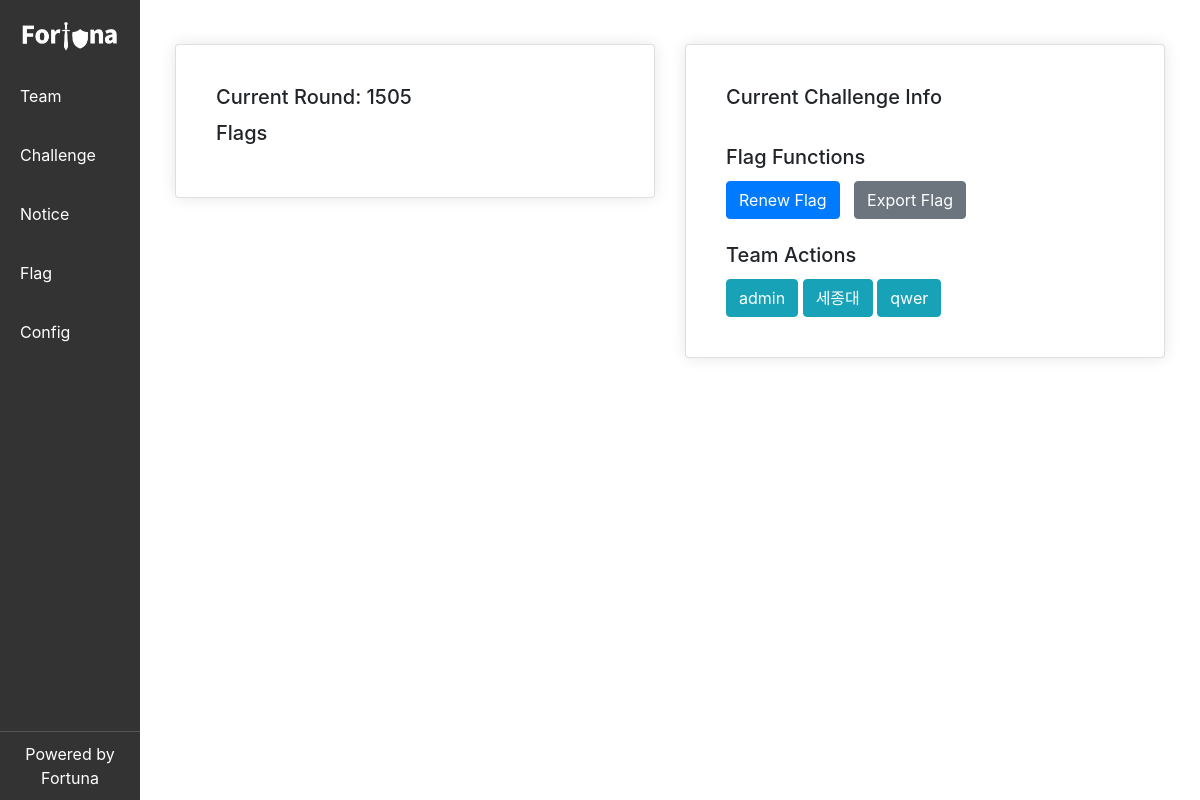
Before: /manage/flag/ with the older database file.
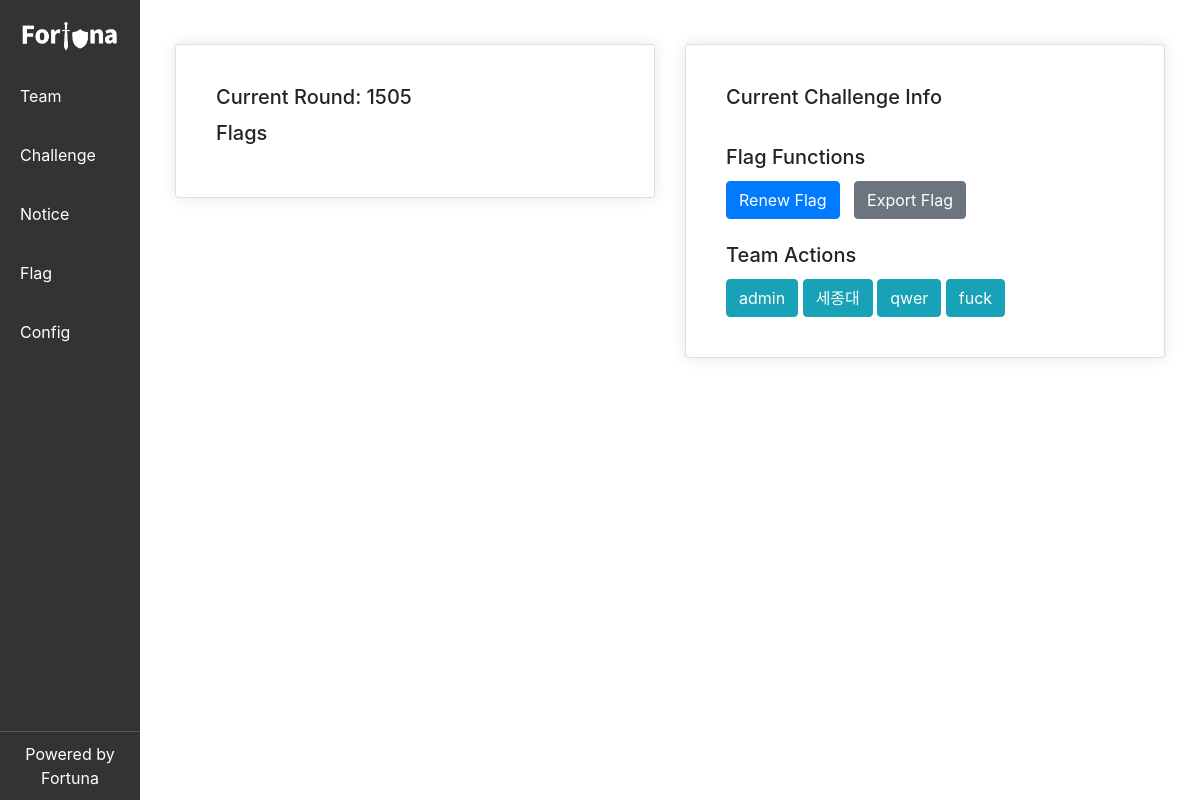
After: the same page with the newer database file.
### account/models.py (models this page shows, shortened)
class Team(AbstractBaseUser, PermissionsMixin):
    created_at = models.DateTimeField(auto_now_add=True)
    name = models.CharField(max_length=255, unique=True)
    logo = models.CharField(max_length=255, null=True, blank=True)
    score = models.FloatField(null=True, blank=True)
    team_id = models.PositiveIntegerField(unique=True, null=True, blank=True)
    token = models.CharField(max_length=255, null=True, blank=True)
    is_staff = models.BooleanField(default=False)
    objects = CustomUserManager()
    USERNAME_FIELD = 'name'
    REQUIRED_FIELDS = []

### flag/views.py (the view, shortened to what this page needs)
# urls.py: path('flag/', flag.flag_view, name='flag'),
def flag_view(request):
    auth_info = AuthInfo.objects.all()  # 모든 AuthInfo 인스턴스를 가져옵니다.
    round = get_round_info()  # 현재 라운드 정보를 가져옵니다.
    round_info = AuthInfo.objects.filter(round=round)  # 현재 라운드의 AuthInfo 인스턴스를 가져옵니다.
    action_tries = ActionTry.objects.filter(round=round)
    teams = Team.objects.all()  # 모든 Team 인스턴스를 가져옵니다.
    round_info_with_gamebox = []
    return render(request, 'flag/flag.html', {
        'auth_info': auth_info,
        'round_info': round_info_with_gamebox,
        'round': round,
        'action_tries': action_tries,
        'teams': teams,
    })

### flag/views.py (called while the page is built)
def get_round_info():
    try:
        config = Config.objects.latest('created_at')
        now = timezone.localtime()
        elapsed_time = now - timezone.localtime(config.starttime)
        total_minutes = int(elapsed_time.total_seconds() // 60)
        current_round = total_minutes // config.round_time
        return current_round
    except Config.DoesNotExist:
        return 1  # Config가 없는 경우 기본값으로 1 반환

### templates/flag/flag.html (shortened to what this page needs)
{% extends 'manage/base.html' %}
{% block extra_css %}
<link href="https://stackpath.bootstrapcdn.com/bootstrap/4.5.2/css/bootstrap.min.css" rel="stylesheet">
{% endblock extra_css %}
{% block content %}
<div class="container-fluid mt-4">
    <div class="row">
        <div class="col-md-6">
            <div class="card">
                <div class="card-body">
                    <h5 class="card-title">Current Round: {{ round }}</h5>
                    <h5 class="card-title">Flags</h5>
                </div>
            </div>
        </div>
        <div class="col-md-6">
            <div class="card">
                <div class="card-body">
                    <h5 class="card-title">Current Challenge Info</h5>
                    <br>
                    <h5 class="card-title">Flag Functions</h5>
                    <form action="{% url 'create_flag' %}" method="post" style="display: inline;">
                        <button type="submit" class="btn btn-primary">Renew Flag</button>
                    </form>
                    <a href="{% url 'export_authinfo' %}" class="btn btn-secondary" style="margin-left: 10px;">Export
                        Flag
                    </a>
                    <br>
                    <br>
                    <h5 class="card-title">Team Actions</h5>
                        {% for team in teams %}
                        <button type="button" class="btn btn-info" onclick="openModalForTeam('{{ team.name }}')">{{ team.name }}</button>
                        {% endfor %}
                </div>
            </div>
        </div>
    </div>
</div>
{% endblock content %}

Changed rows visible on the page:
added Team: name "fuck"
